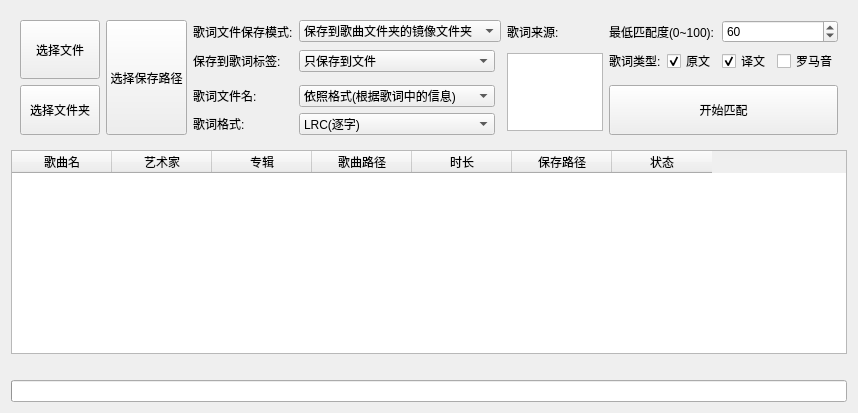
<?xml version="1.0" encoding="UTF-8"?>
<ui version="4.0">
 <class>local_match</class>
 <widget class="QWidget" name="local_match">
  <property name="geometry">
   <rect>
    <x>0</x>
    <y>0</y>
    <width>858</width>
    <height>413</height>
   </rect>
  </property>
  <property name="windowTitle">
   <string/>
  </property>
  <layout class="QVBoxLayout" name="verticalLayout">
   <item>
    <widget class="QWidget" name="control_bar" native="true">
     <layout class="QGridLayout" name="gridLayout">
      <item row="0" column="7" colspan="2">
       <widget class="QLabel" name="label_3">
        <property name="sizePolicy">
         <sizepolicy hsizetype="Fixed" vsizetype="Preferred">
          <horstretch>0</horstretch>
          <verstretch>0</verstretch>
         </sizepolicy>
        </property>
        <property name="text">
         <string>最低匹配度(0~100):</string>
        </property>
       </widget>
      </item>
      <item row="1" column="8">
       <widget class="QCheckBox" name="original_checkBox">
        <property name="text">
         <string>原文</string>
        </property>
        <property name="checked">
         <bool>true</bool>
        </property>
       </widget>
      </item>
      <item row="1" column="5" rowspan="4">
       <widget class="CheckBoxListWidget" name="source_listWidget">
        <property name="sizePolicy">
         <sizepolicy hsizetype="Fixed" vsizetype="Preferred">
          <horstretch>0</horstretch>
          <verstretch>0</verstretch>
         </sizepolicy>
        </property>
        <property name="minimumSize">
         <size>
          <width>0</width>
          <height>0</height>
         </size>
        </property>
        <property name="maximumSize">
         <size>
          <width>96</width>
          <height>78</height>
         </size>
        </property>
        <property name="dragEnabled">
         <bool>false</bool>
        </property>
        <property name="dragDropMode">
         <enum>QAbstractItemView::DragDropMode::InternalMove</enum>
        </property>
        <property name="defaultDropAction">
         <enum>Qt::DropAction::TargetMoveAction</enum>
        </property>
       </widget>
      </item>
      <item row="4" column="2">
       <widget class="QLabel" name="label_10">
        <property name="sizePolicy">
         <sizepolicy hsizetype="Fixed" vsizetype="Preferred">
          <horstretch>0</horstretch>
          <verstretch>0</verstretch>
         </sizepolicy>
        </property>
        <property name="text">
         <string>歌词格式:</string>
        </property>
       </widget>
      </item>
      <item row="3" column="0" rowspan="2">
       <widget class="QPushButton" name="select_dirs_button">
        <property name="sizePolicy">
         <sizepolicy hsizetype="Minimum" vsizetype="Preferred">
          <horstretch>0</horstretch>
          <verstretch>0</verstretch>
         </sizepolicy>
        </property>
        <property name="text">
         <string>选择文件夹</string>
        </property>
       </widget>
      </item>
      <item row="3" column="7" rowspan="2" colspan="4">
       <widget class="QPushButton" name="start_cancel_pushButton">
        <property name="sizePolicy">
         <sizepolicy hsizetype="Preferred" vsizetype="Preferred">
          <horstretch>0</horstretch>
          <verstretch>0</verstretch>
         </sizepolicy>
        </property>
        <property name="text">
         <string>开始匹配</string>
        </property>
       </widget>
      </item>
      <item row="1" column="10">
       <widget class="QCheckBox" name="romanized_checkBox">
        <property name="sizePolicy">
         <sizepolicy hsizetype="Fixed" vsizetype="Fixed">
          <horstretch>0</horstretch>
          <verstretch>0</verstretch>
         </sizepolicy>
        </property>
        <property name="text">
         <string>罗马音</string>
        </property>
       </widget>
      </item>
      <item row="3" column="2">
       <widget class="QLabel" name="label_8">
        <property name="sizePolicy">
         <sizepolicy hsizetype="Fixed" vsizetype="Preferred">
          <horstretch>0</horstretch>
          <verstretch>0</verstretch>
         </sizepolicy>
        </property>
        <property name="text">
         <string>歌词文件名:</string>
        </property>
       </widget>
      </item>
      <item row="1" column="9">
       <widget class="QCheckBox" name="translate_checkBox">
        <property name="sizePolicy">
         <sizepolicy hsizetype="Fixed" vsizetype="Fixed">
          <horstretch>0</horstretch>
          <verstretch>0</verstretch>
         </sizepolicy>
        </property>
        <property name="text">
         <string>译文</string>
        </property>
        <property name="checked">
         <bool>true</bool>
        </property>
       </widget>
      </item>
      <item row="0" column="9" colspan="2">
       <widget class="QSpinBox" name="min_score_spinBox">
        <property name="minimumSize">
         <size>
          <width>70</width>
          <height>0</height>
         </size>
        </property>
        <property name="maximum">
         <number>100</number>
        </property>
        <property name="value">
         <number>60</number>
        </property>
       </widget>
      </item>
      <item row="0" column="0" rowspan="3">
       <widget class="QPushButton" name="select_files_button">
        <property name="sizePolicy">
         <sizepolicy hsizetype="Preferred" vsizetype="Preferred">
          <horstretch>0</horstretch>
          <verstretch>0</verstretch>
         </sizepolicy>
        </property>
        <property name="text">
         <string>选择文件</string>
        </property>
       </widget>
      </item>
      <item row="0" column="2">
       <widget class="QLabel" name="label_11">
        <property name="sizePolicy">
         <sizepolicy hsizetype="Preferred" vsizetype="Preferred">
          <horstretch>0</horstretch>
          <verstretch>0</verstretch>
         </sizepolicy>
        </property>
        <property name="text">
         <string>歌词文件保存模式:</string>
        </property>
       </widget>
      </item>
      <item row="1" column="2">
       <widget class="QLabel" name="label">
        <property name="text">
         <string>保存到歌词标签:</string>
        </property>
       </widget>
      </item>
      <item row="4" column="3">
       <widget class="QComboBox" name="lyricsformat_comboBox">
        <item>
         <property name="text">
          <string>LRC(逐字)</string>
         </property>
        </item>
        <item>
         <property name="text">
          <string>LRC(逐行)</string>
         </property>
        </item>
        <item>
         <property name="text">
          <string>增强型LRC(ESLyric)</string>
         </property>
        </item>
        <item>
         <property name="text">
          <string>SRT</string>
         </property>
        </item>
        <item>
         <property name="text">
          <string>ASS</string>
         </property>
        </item>
       </widget>
      </item>
      <item row="0" column="3" colspan="2">
       <widget class="QComboBox" name="save_mode_comboBox">
        <property name="sizePolicy">
         <sizepolicy hsizetype="Expanding" vsizetype="Fixed">
          <horstretch>0</horstretch>
          <verstretch>0</verstretch>
         </sizepolicy>
        </property>
        <property name="minimumSize">
         <size>
          <width>194</width>
          <height>0</height>
         </size>
        </property>
        <property name="sizeAdjustPolicy">
         <enum>QComboBox::SizeAdjustPolicy::AdjustToContents</enum>
        </property>
        <item>
         <property name="text">
          <string>保存到歌曲文件夹的镜像文件夹</string>
         </property>
        </item>
        <item>
         <property name="text">
          <string>保存到歌曲文件夹</string>
         </property>
        </item>
        <item>
         <property name="text">
          <string>保存到指定文件夹</string>
         </property>
        </item>
       </widget>
      </item>
      <item row="1" column="7">
       <widget class="QLabel" name="label_9">
        <property name="text">
         <string>歌词类型:</string>
        </property>
       </widget>
      </item>
      <item row="0" column="5">
       <widget class="QLabel" name="label_2">
        <property name="sizePolicy">
         <sizepolicy hsizetype="Fixed" vsizetype="Preferred">
          <horstretch>0</horstretch>
          <verstretch>0</verstretch>
         </sizepolicy>
        </property>
        <property name="text">
         <string>歌词来源:</string>
        </property>
       </widget>
      </item>
      <item row="1" column="3">
       <widget class="QComboBox" name="save2tag_mode_comboBox">
        <property name="sizeAdjustPolicy">
         <enum>QComboBox::SizeAdjustPolicy::AdjustToContents</enum>
        </property>
        <item>
         <property name="text">
          <string>只保存到文件</string>
         </property>
        </item>
        <item>
         <property name="text">
          <string>只保存到歌词标签(非cue)</string>
         </property>
        </item>
        <item>
         <property name="text">
          <string>保存到歌词标签(非cue)与文件</string>
         </property>
        </item>
       </widget>
      </item>
      <item row="0" column="1" rowspan="5">
       <widget class="QPushButton" name="save_path_button">
        <property name="sizePolicy">
         <sizepolicy hsizetype="Preferred" vsizetype="Preferred">
          <horstretch>0</horstretch>
          <verstretch>0</verstretch>
         </sizepolicy>
        </property>
        <property name="text">
         <string>选择保存路径</string>
        </property>
       </widget>
      </item>
      <item row="3" column="3">
       <widget class="QComboBox" name="filename_mode_comboBox">
        <property name="sizePolicy">
         <sizepolicy hsizetype="Expanding" vsizetype="Fixed">
          <horstretch>0</horstretch>
          <verstretch>0</verstretch>
         </sizepolicy>
        </property>
        <property name="minimumSize">
         <size>
          <width>133</width>
          <height>0</height>
         </size>
        </property>
        <item>
         <property name="text">
          <string>依照格式(根据歌词中的信息)</string>
         </property>
        </item>
        <item>
         <property name="text">
          <string>依照格式(根据歌曲中的信息)</string>
         </property>
        </item>
        <item>
         <property name="text">
          <string>与歌曲文件名相同</string>
         </property>
        </item>
       </widget>
      </item>
     </layout>
    </widget>
   </item>
   <item>
    <widget class="ProportionallyStretchedTableWidget" name="songs_table">
     <property name="sizePolicy">
      <sizepolicy hsizetype="Expanding" vsizetype="Expanding">
       <horstretch>0</horstretch>
       <verstretch>0</verstretch>
      </sizepolicy>
     </property>
     <property name="horizontalScrollBarPolicy">
      <enum>Qt::ScrollBarPolicy::ScrollBarAsNeeded</enum>
     </property>
     <property name="sizeAdjustPolicy">
      <enum>QAbstractScrollArea::SizeAdjustPolicy::AdjustIgnored</enum>
     </property>
     <property name="editTriggers">
      <set>QAbstractItemView::EditTrigger::NoEditTriggers</set>
     </property>
     <property name="dragDropOverwriteMode">
      <bool>false</bool>
     </property>
     <property name="selectionMode">
      <enum>QAbstractItemView::SelectionMode::ExtendedSelection</enum>
     </property>
     <property name="selectionBehavior">
      <enum>QAbstractItemView::SelectionBehavior::SelectRows</enum>
     </property>
     <property name="showGrid">
      <bool>false</bool>
     </property>
     <property name="rowCount">
      <number>0</number>
     </property>
     <attribute name="horizontalHeaderVisible">
      <bool>true</bool>
     </attribute>
     <attribute name="horizontalHeaderCascadingSectionResizes">
      <bool>false</bool>
     </attribute>
     <attribute name="horizontalHeaderDefaultSectionSize">
      <number>100</number>
     </attribute>
     <attribute name="horizontalHeaderHighlightSections">
      <bool>true</bool>
     </attribute>
     <attribute name="horizontalHeaderShowSortIndicator" stdset="0">
      <bool>false</bool>
     </attribute>
     <attribute name="horizontalHeaderStretchLastSection">
      <bool>false</bool>
     </attribute>
     <attribute name="verticalHeaderVisible">
      <bool>true</bool>
     </attribute>
     <column>
      <property name="text">
       <string>歌曲名</string>
      </property>
     </column>
     <column>
      <property name="text">
       <string>艺术家</string>
      </property>
     </column>
     <column>
      <property name="text">
       <string>专辑</string>
      </property>
     </column>
     <column>
      <property name="text">
       <string>歌曲路径</string>
      </property>
     </column>
     <column>
      <property name="text">
       <string>时长</string>
      </property>
     </column>
     <column>
      <property name="text">
       <string>保存路径</string>
      </property>
     </column>
     <column>
      <property name="text">
       <string>状态</string>
      </property>
     </column>
    </widget>
   </item>
   <item>
    <widget class="QLabel" name="status_label">
     <property name="sizePolicy">
      <sizepolicy hsizetype="Ignored" vsizetype="Preferred">
       <horstretch>0</horstretch>
       <verstretch>0</verstretch>
      </sizepolicy>
     </property>
    </widget>
   </item>
   <item>
    <widget class="QProgressBar" name="progressBar">
     <property name="orientation">
      <enum>Qt::Orientation::Horizontal</enum>
     </property>
     <property name="invertedAppearance">
      <bool>false</bool>
     </property>
     <property name="format">
      <string notr="true">%v/%m %p%</string>
     </property>
    </widget>
   </item>
  </layout>
 </widget>
 <customwidgets>
  <customwidget>
   <class>CheckBoxListWidget</class>
   <extends>QListWidget</extends>
   <header>LDDC.gui.components.custom_widgets</header>
  </customwidget>
  <customwidget>
   <class>ProportionallyStretchedTableWidget</class>
   <extends>QTableWidget</extends>
   <header>LDDC.gui.components.custom_widgets</header>
  </customwidget>
 </customwidgets>
 <resources/>
 <connections/>
</ui>
